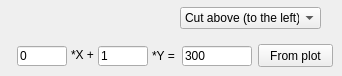
           <widget class="QWidget" name="page_11">
            <widget class="QComboBox" name="cobCorrLineCutOption">
             <property name="geometry">
              <rect>
               <x>180</x>
               <y>7</y>
               <width>141</width>
               <height>22</height>
              </rect>
             </property>
             <item>
              <property name="text">
               <string>Cut above (to the left)</string>
              </property>
             </item>
             <item>
              <property name="text">
               <string>Cut below (to the right)</string>
              </property>
             </item>
            </widget>
            <widget class="QPushButton" name="pbCorrExtractLine">
             <property name="geometry">
              <rect>
               <x>258</x>
               <y>44</y>
               <width>75</width>
               <height>23</height>
              </rect>
             </property>
             <property name="text">
              <string>From plot</string>
             </property>
            </widget>
            <widget class="QLineEdit" name="ledCorrLineC">
             <property name="geometry">
              <rect>
               <x>182</x>
               <y>46</y>
               <width>70</width>
               <height>20</height>
              </rect>
             </property>
             <property name="text">
              <string>300</string>
             </property>
            </widget>
            <widget class="QLabel" name="label_107">
             <property name="geometry">
              <rect>
               <x>152</x>
               <y>48</y>
               <width>31</width>
               <height>16</height>
              </rect>
             </property>
             <property name="text">
              <string>*Y =</string>
             </property>
            </widget>
            <widget class="QLineEdit" name="ledCorrLineB">
             <property name="geometry">
              <rect>
               <x>98</x>
               <y>46</y>
               <width>50</width>
               <height>20</height>
              </rect>
             </property>
             <property name="text">
              <string>1</string>
             </property>
            </widget>
            <widget class="QLineEdit" name="ledCorrLineA">
             <property name="geometry">
              <rect>
               <x>17</x>
               <y>46</y>
               <width>50</width>
               <height>20</height>
              </rect>
             </property>
             <property name="text">
              <string>0</string>
             </property>
            </widget>
            <widget class="QLabel" name="label_106">
             <property name="geometry">
              <rect>
               <x>71</x>
               <y>47</y>
               <width>31</width>
               <height>16</height>
              </rect>
             </property>
             <property name="text">
              <string>*X +</string>
             </property>
            </widget>
           </widget>
